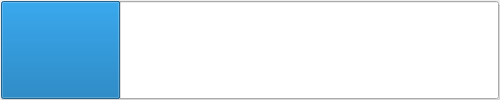
<?xml version="1.0" encoding="UTF-8"?>
<ui version="4.0">
 <class>ScoreComponents</class>
 <widget class="QWidget" name="ScoreComponents">
  <property name="geometry">
   <rect>
    <x>0</x>
    <y>0</y>
    <width>500</width>
    <height>100</height>
   </rect>
  </property>
  <property name="windowTitle">
   <string>Form</string>
  </property>
  <widget class="QGroupBox" name="groupBox">
   <property name="geometry">
    <rect>
     <x>0</x>
     <y>0</y>
     <width>500</width>
     <height>100</height>
    </rect>
   </property>
   <property name="title">
    <string/>
   </property>
   <widget class="QLabel" name="courseNameLabel">
    <property name="geometry">
     <rect>
      <x>10</x>
      <y>40</y>
      <width>49</width>
      <height>16</height>
     </rect>
    </property>
    <property name="text">
     <string>TextLabel</string>
    </property>
   </widget>
   <widget class="QLabel" name="currentScoreLabel">
    <property name="geometry">
     <rect>
      <x>170</x>
      <y>40</y>
      <width>49</width>
      <height>16</height>
     </rect>
    </property>
    <property name="text">
     <string>TextLabel</string>
    </property>
   </widget>
   <widget class="QLabel" name="maxScoreLabel">
    <property name="geometry">
     <rect>
      <x>320</x>
      <y>40</y>
      <width>49</width>
      <height>16</height>
     </rect>
    </property>
    <property name="text">
     <string>TextLabel</string>
    </property>
   </widget>
   <widget class="QPushButton" name="pushButton">
    <property name="geometry">
     <rect>
      <x>3</x>
      <y>3</y>
      <width>494</width>
      <height>94</height>
     </rect>
    </property>
    <property name="text">
     <string>PushButton</string>
    </property>
   </widget>
   <widget class="QProgressBar" name="progressBar">
    <property name="geometry">
     <rect>
      <x>1</x>
      <y>1</y>
      <width>498</width>
      <height>98</height>
     </rect>
    </property>
    <property name="value">
     <number>24</number>
    </property>
    <property name="textVisible">
     <bool>false</bool>
    </property>
   </widget>
  </widget>
 </widget>
 <resources/>
 <connections/>
</ui>
